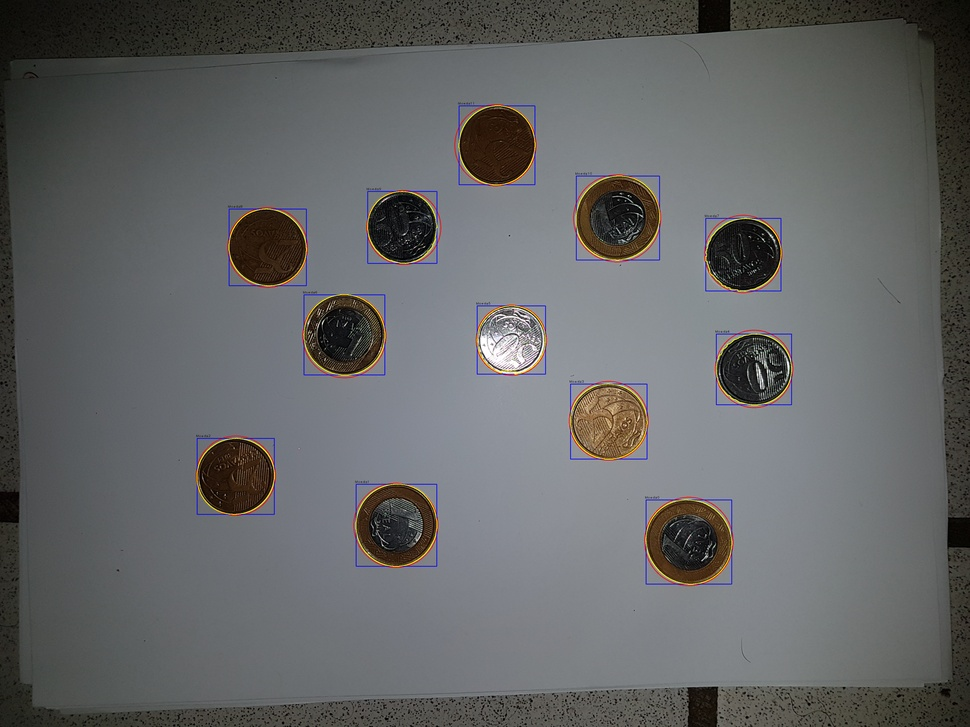
//> input picture DCA0445/src/ProjetoFinal/ann2/delimitada.jpg, 970 x 727 px, shrunk from 4032 x 3024 before the run
$ ./segmentador ../ann2/delimitada.jpg   (built with g++ and OpenCV 4)
//> lines starting //> are read from the running program, lines starting //| are printed output that depends on the picture; after the words box and inside, x2 and y2 are one past the last pixel; in counts of white or black regions, pixels touching at a corner belong together
#include <opencv2/opencv.hpp>
#include <vector>
#include <cmath>
#include <iomanip>

using namespace std;
using namespace cv;

// Parâmetros da detecção de moedas.
#define PONTOS_CIRCULO 50
#define LIMIAR_RELACAO_AREAS 0.70
#define LIMIAR_RAIO 10
#define MAX_FECHAMENTO 8 // Cresce a partir de 1 em potências de 2.

// Parâmetros de exibição.
#define RESULTADO_SEPARADO false
#define EXIBIR_BINARIA false
#define SALVAR_DELIMITADA true
#define SALVAR_MOEDAS false

/* Estrutura que define um círculo, que contornará a moeda. */
struct Circulo {
    Point2f centro;
    float raio;
};

/* Estrutura que representa a moeda e outras informações associadas, tais como
 * seu contorno e o menor retângulo que a cerca. */
struct Moeda {
    Mat imagem;
    double raio;
    Point2f centro;
    Rect retangulo;
    vector<vector<Point> > contornos;
    vector<Vec4i> hierarquia;
};

/* Detecta a quantidade máxima de moedas utilizando a função detectarMoedas. */
vector<Moeda> detectarTodasMoedas(Mat imagem);

/* Função que detecta moedas em uma imagem, utilizando um determinado nível na
 * operação morfológica do fechamento. */
vector<Moeda> detectarMoedas(Mat imagem, int fechamento);

/* Função que detecta moedas em uma imagem, utilizando a transformada de
 * Hough. */
vector<Mat> detectarMoedasHough(vector<Mat> moedas);

/* Função que desenha na imagem ou individualmente as moedas localizadas. */
void exibirMoedas(const Mat &imagem, const vector<Moeda> &moedas);

/* Função que remova moedas da borda da imagem. */
void removeMoedasBorda(Mat &imagem);

/* Função que remove buracos dentro da moeda durante a sua segmentação. */
void removeBuracos(Mat &imagem);

/* Função main. */
int main(int argc, char** argv)
{
    Mat imagemColorida;
    vector<Moeda> moedas;

    /* Verifica o número de argumentos.  */
    if (argc != 2)
    {
        cout << "A lista de argumentos deve ser: "
            "./segmentador <imagem>"<< endl;
        return -1;
    }

    /* Checa se a imagem pode ser aberta. */
    imagemColorida = imread(argv[1], CV_LOAD_IMAGE_COLOR);
//> imagemColorida is the input picture: 727 rows x 970 cols, CV_8UC3; mean B, G, R 101.6, 101, 99.9

    if (!imagemColorida.data)
    {
        cout << "A imagem não pode ser aberta." << endl;
        return -1;
    }

    cout << "[main] Realizando deteção pelo algoritmo padrão." << endl;
    moedas = detectarTodasMoedas(imagemColorida);
//> in detectarMoedas, `threshold(imagemCinza, imagemBinaria, 0, 255, THRESH_BINARY_INV|THRESH..`:
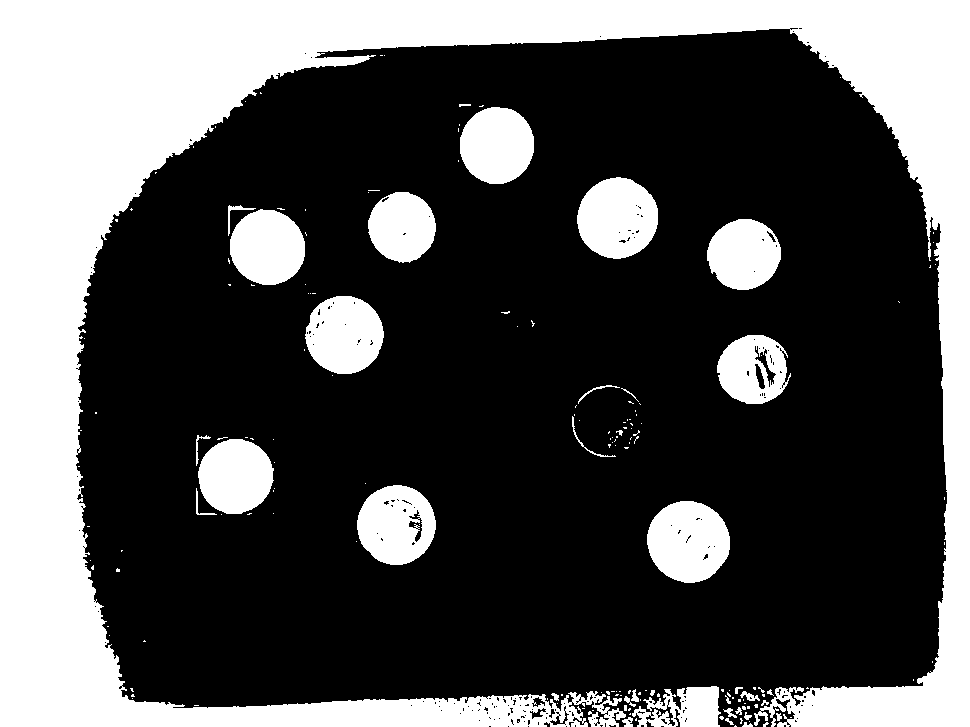
//> imagemBinaria: 727 rows x 970 cols, CV_8UC1; 31.7% white; 174 white regions (138 under 20 px), largest, box (x1, y1, x2, y2) and area: (0, 0, 970, 727) 174665, (647, 501, 730, 583) 5251, (577, 177, 658, 259) 5095

    if(SALVAR_MOEDAS)
    {
        cout << "[main] Armazenando em disco " << moedas.size() << " moedas. " << endl;
        int i = 1;
        for(auto moeda: moedas)
        {
            imwrite("moeda " + to_string(i++) + ".jpg", moeda.imagem);
        }
    }


    cout << "[main] Exibindo " << moedas.size() << " moedas encontradas. " << endl;
    exibirMoedas(imagemColorida, moedas);

    return(0);
}


void removeMoedasBorda(Mat &imagem)
{
    Point p;

    for (int i = 0; i <= imagem.rows; i += imagem.rows - 1)
    {
        for (int j = 0; j < imagem.cols; j++)
        {
            if (imagem.at<uchar>(i, j) == 255)
            {
                p.x = j;
                p.y = i;

                floodFill(imagem, p, 0);
            }
        }
    }
//> imagem: 727 rows x 970 cols, CV_8UC1; 6.6% white; 186 white regions (152 under 20 px), largest, box (x1, y1, x2, y2) and area: (647, 501, 730, 583) 5251, (577, 177, 658, 259) 5095, (305, 296, 384, 374) 4734

    for (int j = 0; j < imagem.cols; j += imagem.cols - 1)
    {
        for (int i = 0; i < imagem.rows; i++)
        {
            if (imagem.at<uchar>(i, j) == 255)
            {
                p.x = j;
                p.y = i;
                floodFill(imagem, p, 0);
            }
        }
    }
}

void removeBuracos(Mat &imagem)
{
    /* Altera a cor de fundo padrão para uma nova cor. */
    floodFill(imagem, Point(0,0), 127);
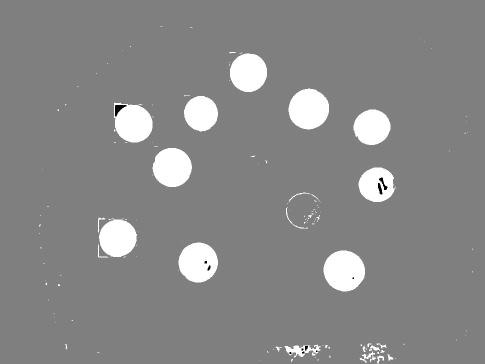
//> imagem: 727 rows x 970 cols, CV_8UC1 (shown at 1/2 size); min 0, max 255, mean 135.5

    /* Remove todas as bolhas. */
    for (int i = 0; i < imagem.rows; i++)
    {
        for (int j = 0; j < imagem.cols; j++)
        {
            if (imagem.at<uchar>(i, j) == 0)
            {
                floodFill(imagem, Point(j,i), 255);
            }
        }
    }
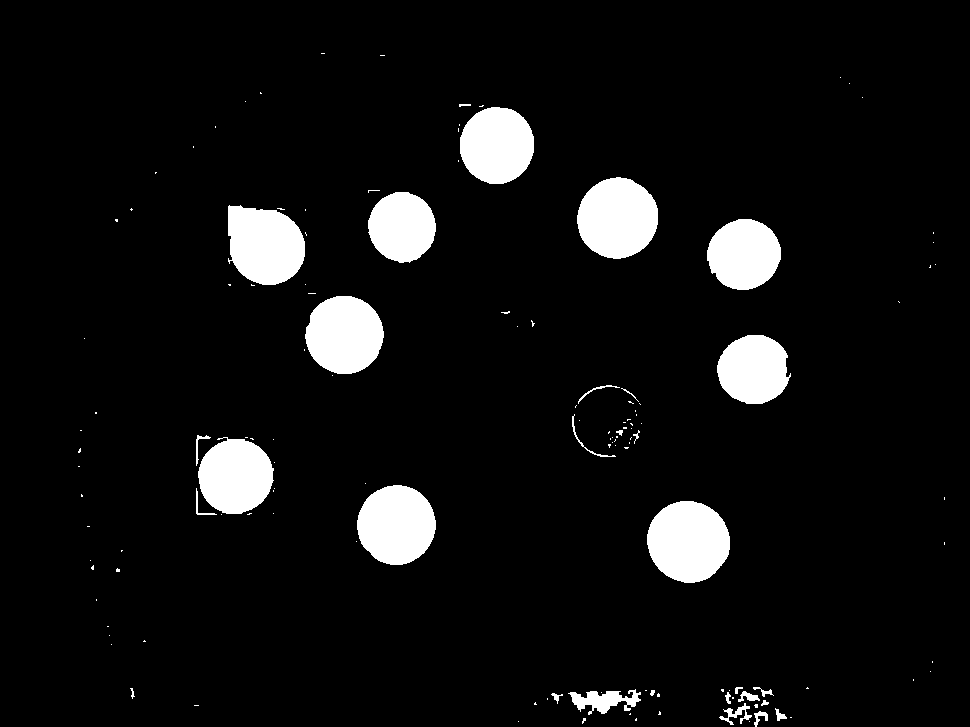
//> imagem: 727 rows x 970 cols, CV_8UC1; values 127 (black) and 255 (white), 6.8% white; 137 white regions (107 under 20 px), largest, box (x1, y1, x2, y2) and area: (647, 501, 730, 583) 5292, (577, 177, 658, 259) 5137, (357, 485, 436, 565) 4903

    /* Retorna a cor de fundo par aa original. */
    floodFill(imagem, Point(0,0), 0);
//> imagem: 727 rows x 970 cols, CV_8UC1; 6.8% white; 137 white regions (107 under 20 px)
}

vector<Moeda> detectarMoedas(Mat imagem,  int fechamento)
{

    Mat imagemColorida, imagemCinza, imagemBinaria, imagemBinariaClone, imagemDelimitada;
    vector<Moeda> moedas;
    vector<vector<Point> > contornos;
    vector<Vec4i> hierarquia;
    vector<Circulo> circulos;

    imagemColorida = imagem.clone();

     /* Suaviza a imagem lida. */
    blur(imagemColorida, imagemColorida, Size(3, 3));

    /* Mantenha a imagem original em três formatos: binária, em escala de cinza
     * e colorida. A em escala de cinza será usada na detecção de bordas. */
    cvtColor(imagemColorida, imagemCinza, CV_BGR2GRAY);
    imagemBinaria = Mat(imagemCinza.size(), imagemCinza.type());
    imagemDelimitada = imagemColorida.clone();

    /* Usando threshold fixo. */
    threshold(imagemCinza, imagemBinaria, 0, 255, THRESH_BINARY_INV|THRESH_OTSU);

    /* Usando threshold adaptativo (resultado melhor). */
    //adaptiveThreshold(imagemCinza, imagemBinaria, 255, ADAPTIVE_THRESH_MEAN_C, THRESH_BINARY_INV, 7, 5);
    //adaptiveThreshold(imagemCinza, imagemBinaria, 255, ADAPTIVE_THRESH_GAUSSIAN_C, THRESH_BINARY_INV, 7, 5);

    /* Remove moedas da borda. */
    removeMoedasBorda(imagemBinaria);

    /* Faz o fechameto da imagem binária. */
    dilate(imagemBinaria, imagemBinaria, Mat(), Point(-1, -1), fechamento, 1, 1);
    erode(imagemBinaria, imagemBinaria, Mat(), Point(-1, -1), fechamento, 1, 1);

    /* Remove buracos dentro das moedas (só a borda interessa). */
    removeBuracos(imagemBinaria);

    /* Encontra contornos iniciais para o algoritmo de active contours. */
    imagemBinariaClone = imagemBinaria.clone();
    findContours(imagemBinariaClone, contornos, hierarquia, RETR_TREE, CV_CHAIN_APPROX_NONE);
//> contornos = 137 contours, 115 with area under 20; largest, box (x1, y1, x2, y2) and area: (647, 501, 730, 583) 5176, (577, 177, 658, 259) 5022, (357, 485, 436, 565) 4791, (228, 205, 305, 285) 4746, (305, 296, 384, 374) 4680

    circulos = vector<Circulo>(contornos.size());
//> circulos = 137 items

    for(uint i = 0; i < contornos.size(); i++ )
    {
        if( contornos[i].size() > PONTOS_CIRCULO)
        {
            minEnclosingCircle(contornos[i], circulos[i].centro, circulos[i].raio);
        }
    }
//> this loop made 137 passes

    for( int i = 0; i < (int) contornos.size(); i++)
    {
        Point2f centro = circulos[i].centro;
        double raio = circulos[i].raio;
        double areaContorno = contourArea(contornos[i]);
        double areaCirculo = M_PI * raio * raio;
        double relacaoAreas = areaContorno/areaCirculo;

        if(raio > LIMIAR_RAIO && relacaoAreas > LIMIAR_RELACAO_AREAS)
        {

            Rect ret = boundingRect(contornos[i]);

            /* Mantém apenas os píxels da moeda e apaga os externos. */
            for (int m = ret.y; m < ret.y + ret.height; m++)
            {
                for (int n = ret.x; n < ret.x + ret.width; n++)
                {
                    // Muda o fundo para branco, caso o ponto esteia fora do círculo.
                    if(pow(m - centro.y, 2) + pow(n - centro.x, 2) > pow(raio, 2))
                    {
                         imagemColorida.at<Vec3b>(m,n)[0] = 255;
                         imagemColorida.at<Vec3b>(m,n)[1] = 255;
                         imagemColorida.at<Vec3b>(m,n)[2] = 255;
                    }

                }
            }


            /* Cria as moedas identificadas. */
            Moeda moeda;
            moeda.imagem = Mat(imagemColorida, ret);
            moeda.raio = raio;
            moeda.centro = centro;
            moeda.retangulo = ret;
            moeda.contornos.push_back(contornos[i]);
            moeda.hierarquia = hierarquia;
            moedas.push_back(moeda);

        }
    }
//> this loop made 137 passes
//> (raio, areaContorno, areaCirculo, relacaoAreas, moeda.raio, moeda.centro, moeda.retangulo) on passes 49, 55, 72, 98, 103: (41.84, 5175.5, 5500.3, 0.941, 41.84, Point(688.3, 540.8), Rect(647, 501, 83, 82)), (39.89, 4791, 4998, 0.959, 39.89, Point(396.1, 524.6), Rect(357, 485, 79, 80)), (39.59, 4312, 4923.1, 0.876, 39.59, Point(233.9, 474.2), Rect(198, 437, 76, 77)), (36.91, 3805.5, 4280.7, 0.889, 36.91, Point(753.5, 370.2), Rect(717, 335, 74, 69)), (39.35, 4680.5, 4865.4, 0.962, 39.35, Point(343.9, 334.3), Rect(305, 296, 79, 78))
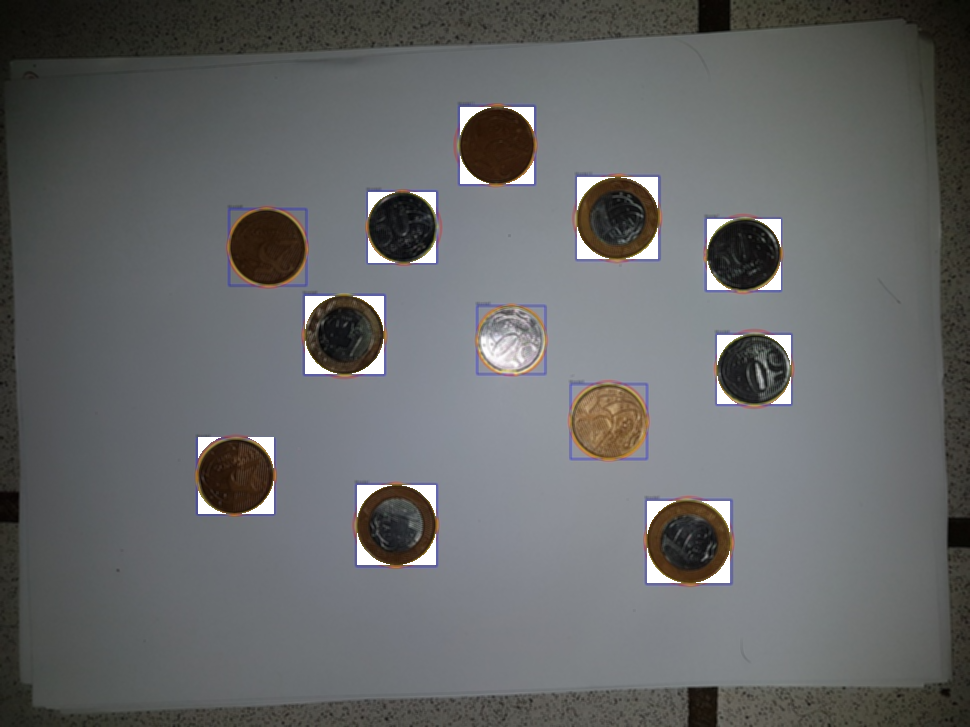
//> imagemColorida: 727 rows x 970 cols, CV_8UC3; mean B, G, R 103.5, 102.9, 101.6


    /* Exibe resultado da imagem segmentada. */
    if(EXIBIR_BINARIA)
    {
        imshow("binaria", imagemBinaria);
        waitKey(500);
    }

    return moedas;
}

void exibirMoedas(const Mat &imagem, const vector<Moeda> &moedas)
{
    Mat imagemDelimitada = imagem.clone();

    if(RESULTADO_SEPARADO)
    {
        for(int i = 0; i < (int) moedas.size(); i++)
        {
            imshow("Moeda " + to_string(i), moedas[i].imagem);
        }
    }
    else
    {
        for(int i = 0; i < (int) moedas.size(); i++)
        {
            /* Desenha o retângulo e o círculo delimitador. */
            circle(imagemDelimitada, moedas[i].centro, moedas[i].raio, Scalar(0, 0, 255), 2);
            rectangle(imagemDelimitada, moedas[i].retangulo, Scalar(255, 0, 0), 2);
            putText(imagemDelimitada, "Moeda" + to_string(i), Point(moedas[i].retangulo.x-5, moedas[i].retangulo.y-5), FONT_HERSHEY_PLAIN, 1, Scalar(0, 0, 0), 1);
            drawContours(imagemDelimitada, moedas[i].contornos, 0, Scalar(0,255,255), 2);
        }

        if(SALVAR_DELIMITADA)
        {
            imwrite("delimitada.jpg", imagemDelimitada);
        }

        imshow("delimitada", imagemDelimitada);
    }

    waitKey(0);

}


vector<Moeda> detectarTodasMoedas(Mat imagem)
{
    vector<Moeda> moedas, moedasMax;
    int fechamento = 1;

    moedas = detectarMoedas(imagem, fechamento);
//> moedas = 9 items
    moedasMax = moedas;
//> moedasMax = 9 items

    /* Tenta encontrar mais moedas e só para as tentativas se o resultado piorar. */
    while(fechamento <= MAX_FECHAMENTO && moedas.size() >= moedasMax.size())
    {
        moedas = detectarMoedas(imagem, fechamento);
        cout << "[detectar] Usando fechamento de tamanho " << fechamento << endl;
        cout << "[detectar] Foram encontradas " << moedas.size() << " moedas." << endl;

        if(moedas.size() > moedasMax.size())
        {
            moedasMax = moedas;
        }

        fechamento *= 2;

    }
//> this loop made 2 passes
//| [detectar] Usando fechamento de tamanho 1
//| [detectar] Foram encontradas 9 moedas.
//| [detectar] Usando fechamento de tamanho 2
//| [detectar] Foram encontradas 8 moedas.
//> after the loop, fechamento = 4
//> in main, `moedas = detectarTodasMoedas(imagemColorida);`: moedas = 9 items
//| [main] Exibindo 9 moedas encontradas.
//> the loop in exibirMoedas, `for(int i = 0; i < (int) moedas.size(); i++)` made 9 passes
//> pass 1, in exibirMoedas, `putText(imagemDelimitada, "Moeda" + to_string(i), Point(moedas[i].reta..`:
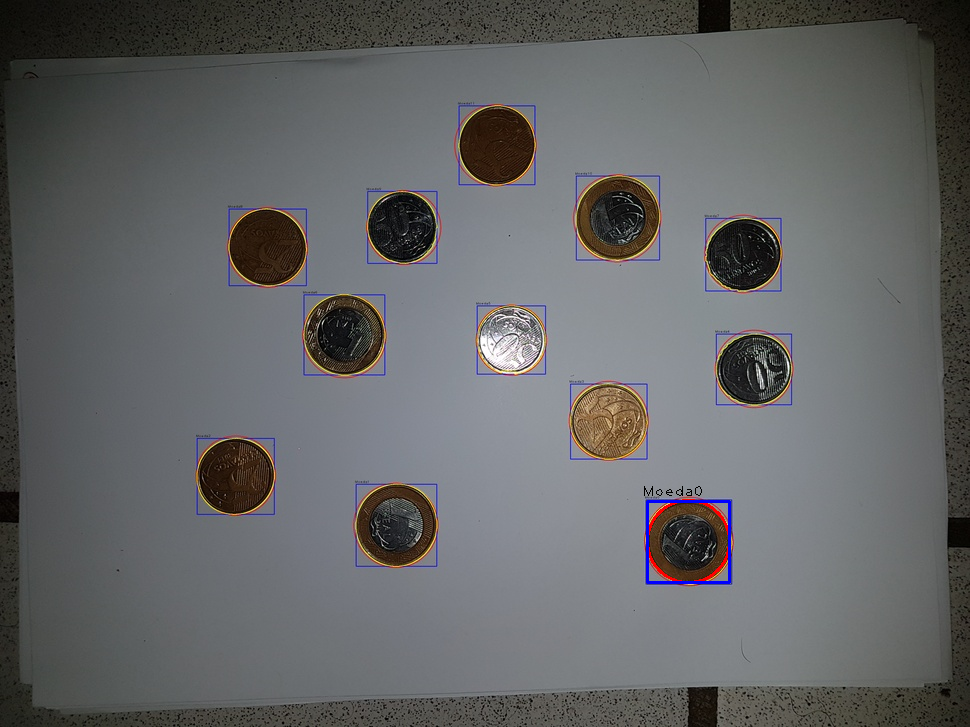
//> imagemDelimitada: 727 rows x 970 cols, CV_8UC3; 0.23% of pixels changed, all inside (x1, y1, x2, y2) = (644, 486, 731, 584)
//> after the loop in exibirMoedas, `for(int i = 0; i < (int) moedas.size(); i++)`:
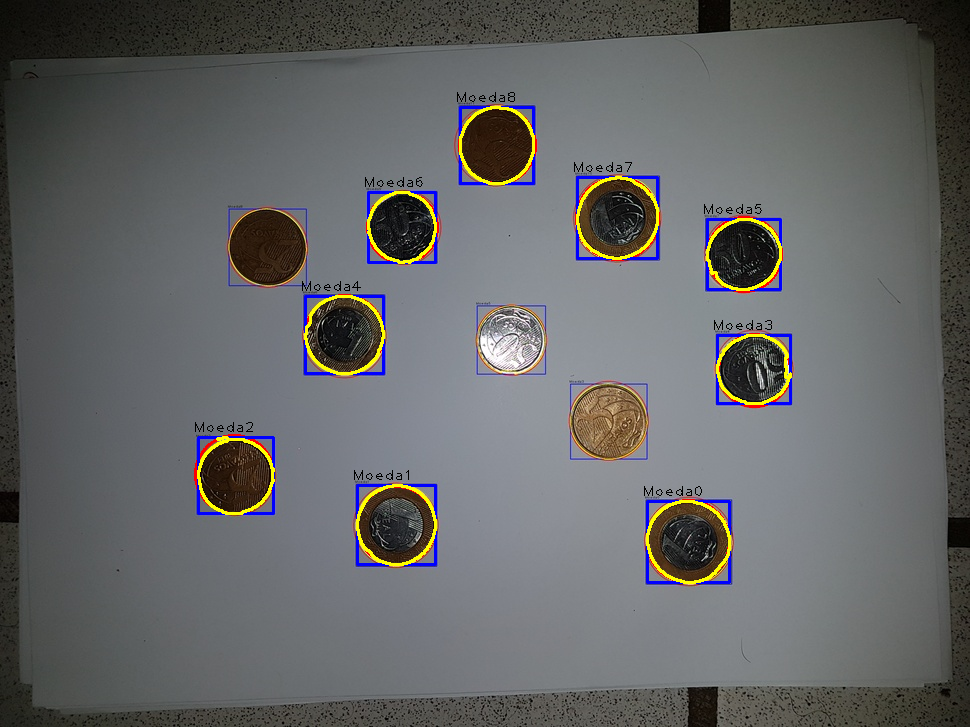
//> imagemDelimitada: 727 rows x 970 cols, CV_8UC3; mean B, G, R 101.8, 101.6, 100.6

    return moedasMax;
}


// [37 lines left out: function detectarMoedasHough, not called in this run]
